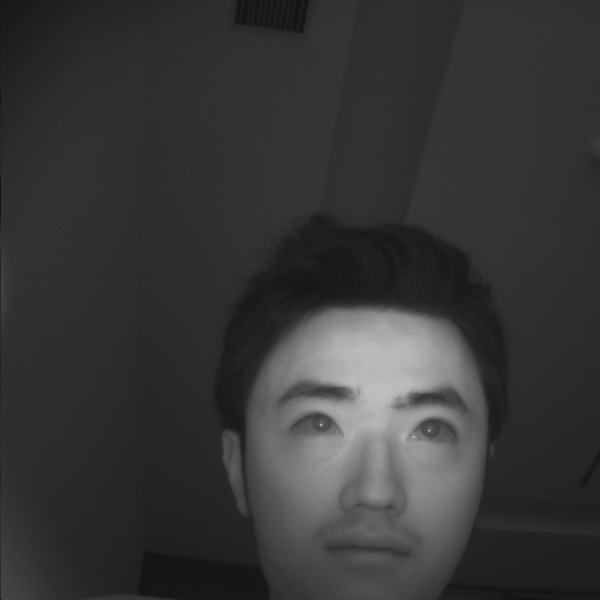
//> input picture 8.bmp, 600 x 600 px
$ ./pupil_center   (built with g++ and OpenCV 4)
//> lines starting //> are read from the running program, lines starting //| are printed output that depends on the picture; after the words box and inside, x2 and y2 are one past the last pixel; in counts of white or black regions, pixels touching at a corner belong together
#include <opencv2/opencv.hpp>
#include <iostream>
#include <fstream>
#include <vector>
#include <algorithm>

int main() {
    // Step 1: 加载明瞳和暗瞳图像
    cv::Mat image_light = cv::imread("8.bmp", cv::IMREAD_GRAYSCALE); // 明瞳图像
//> image_light is the input picture: 600 rows x 600 cols, CV_8UC1; min 0, max 198, mean 55.2
    cv::Mat image_dark = cv::imread("9.bmp", cv::IMREAD_GRAYSCALE);   // 暗瞳图像
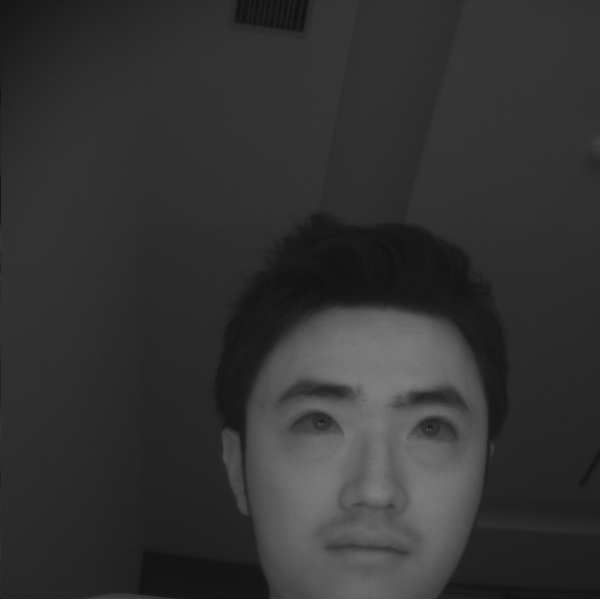
//> input picture 9.bmp, 600 x 600 px
//> image_dark is the input picture: 600 rows x 600 cols, CV_8UC1; min 0, max 255, mean 51.3

    if (image_light.empty() || image_dark.empty()) {
        std::cerr << "Error: Unable to load images!" << std::endl;
        return -1;
    }

    // Step 2: 使用明瞳图像进行眼睛检测
    // 加载眼睛检测器
    cv::CascadeClassifier eye_cascade;
    if (!eye_cascade.load("haarcascades/haarcascade_eye.xml")) { // 确保路径正确
        std::cerr << "Error: Unable to load eye cascade classifier!" << std::endl;
        return -1;
    }

    // 检测眼睛（使用明瞳图像）
    std::vector<cv::Rect> eyes;
    eye_cascade.detectMultiScale(image_light, eyes, 1.1, 4, 0, cv::Size(30, 30)); // 最小检测尺寸
//> eyes = 2 Rects (x, y, width, height): [286, 395, 56, 56], [404, 402, 54, 54]

    // 检查是否检测到眼睛
    if (eyes.empty()) {
        std::cerr << "Error: No eyes detected!" << std::endl;
        return -1;
    }

    // 按x坐标排序，确保左眼在前，右眼在后
    std::sort(eyes.begin(), eyes.end(), [](const cv::Rect& a, const cv::Rect& b) {
        return a.x < b.x;
        });

    // Step 3: 在检测到的眼睛区域内对明瞳和暗瞳图像进行处理
    cv::Mat pupil_position = image_light.clone(); // 创建一个与明瞳图像相同大小的矩阵用于显示结果

    // 创建彩色图像用于显示结果
    cv::Mat image_color;
    cv::cvtColor(image_light, image_color, cv::COLOR_GRAY2BGR);

    // 创建左右眼区域的彩色图像
    cv::Mat left_eye_result, right_eye_result;

    // 处理每个眼睛区域
    for (size_t i = 0; i < eyes.size() && i < 2; ++i) {
        const auto& eye = eyes[i];
        // 提取明瞳和暗瞳图像的眼睛区域
        cv::Mat eye_light = image_light(eye);
        cv::Mat eye_dark = image_dark(eye);

        // 创建当前眼睛区域的彩色图像
        cv::Mat eye_color;
        cv::cvtColor(eye_light, eye_color, cv::COLOR_GRAY2BGR);

        cv::imshow("pupil_position", eye_light);
        cv::imshow("pupil_position", eye_dark);
        // 明瞳减去暗瞳，得到瞳孔位置
        cv::Mat eye_pupil_position;
        cv::absdiff(eye_light, eye_dark, eye_pupil_position);

        // 将结果放回原图对应位置
        eye_pupil_position.copyTo(pupil_position(eye));
        cv::imshow("pupil", eye_pupil_position);
        // 高斯模糊，减少噪声
        cv::Mat blurred_eye;
        cv::GaussianBlur(eye_pupil_position, blurred_eye, cv::Size(5, 5), 1.5);
        cv::imshow("gaussion", blurred_eye);
        // 使用 Canny 边缘检测
        cv::Mat edges;
        cv::Canny(blurred_eye, edges, 50, 150);  // 调整阈值以适应图像
        cv::imshow("Edges", edges);

        // 查找轮廓
        std::vector<std::vector<cv::Point>> contours;
        cv::findContours(edges, contours, cv::RETR_EXTERNAL, cv::CHAIN_APPROX_SIMPLE);

        // 检查是否找到轮廓
        if (contours.empty()) {
            std::cerr << "No contours found in the eye region!" << std::endl;
            continue;
        }

        // 椭圆拟合
        for (const auto& contour : contours) {
            if (contour.size() >= 5) {  // 椭圆拟合至少需要 5 个点
                cv::RotatedRect ellipse = cv::fitEllipse(contour);
                cv::Point2f center = ellipse.center;

                // 转换为全局坐标
                cv::Point2f global_center(center.x + eye.x, center.y + eye.y);

                // 创建一个调整后的椭圆
                cv::RotatedRect adjusted_ellipse = ellipse;
                adjusted_ellipse.center.x += eye.x;
                adjusted_ellipse.center.y += eye.y;

                // 在原始彩色图像上绘制椭圆和中心点
                cv::ellipse(image_color, adjusted_ellipse, cv::Scalar(0, 255, 0), 2);  // 绿色椭圆
                cv::circle(image_color, global_center, 3, cv::Scalar(0, 0, 255), -1);  // 红色中心点

                // 在眼睛区域图像上绘制椭圆和中心点
                cv::ellipse(eye_color, ellipse, cv::Scalar(0, 255, 0), 1);  // 绿色椭圆
                cv::circle(eye_color, center, 1, cv::Scalar(0, 0, 255), -1);  // 红色中心点
            }
        }

        // 保存处理后的眼睛区域图像
        if (i == 0) {
            // 保存左眼原图（转为彩色但未绘制椭圆和中心点）
            cv::Mat left_eye_original;
            cv::cvtColor(eye_light, left_eye_original, cv::COLOR_GRAY2BGR);
            cv::imwrite("C:\\Users\\杜锦鸿\\Desktop\\论文图片\\left_eye_original_color2.jpg", left_eye_original);

            // 保存左眼绘制结果
            left_eye_result = eye_color.clone();
            cv::imwrite("C:\\Users\\杜锦鸿\\Desktop\\论文图片\\left_eye_result2.jpg", left_eye_result);
        } else {
            right_eye_result = eye_color.clone();
        }
    }
//> this loop made 2 passes
//> (eye, contours) on passes 1 to 2: (Rect(286, 395, 56, 56), 0 contours), (Rect(404, 402, 54, 54), 0 contours)
//> pass 1, `cv::Mat eye_light = image_light(eye);`:
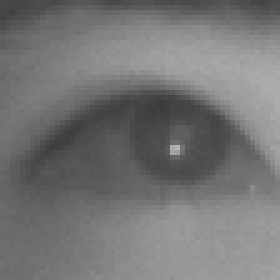
//> eye_light: 56 rows x 56 cols, CV_8UC1 (shown 5 times larger); min 60, max 178, mean 116.9
//> pass 1, `cv::Mat eye_dark = image_dark(eye);`:
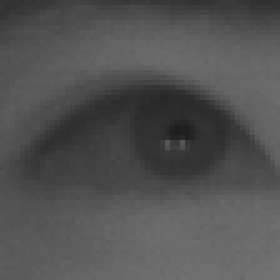
//> eye_dark: 56 rows x 56 cols, CV_8UC1 (shown 5 times larger); min 31, max 116, mean 82.3
//> pass 1, `cv::absdiff(eye_light, eye_dark, eye_pupil_position);`:
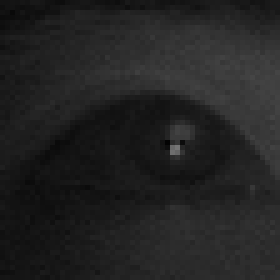
//> eye_pupil_position: 56 rows x 56 cols, CV_8UC1 (shown 5 times larger); min 3, max 117, mean 34.6
//> after the loop:
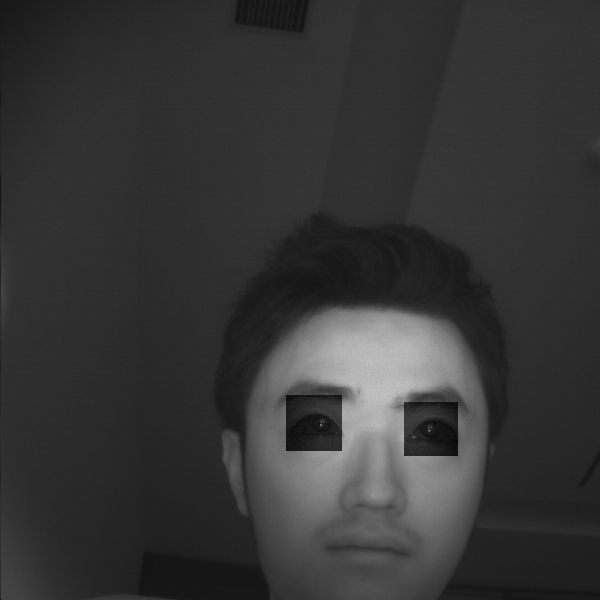
//> pupil_position: 600 rows x 600 cols, CV_8UC1; 1.68% of pixels changed, all inside (x1, y1, x2, y2) = (286, 395, 458, 456)

    // 显示结果
    cv::imshow("Original Image with Ellipses and Centers", image_color);
//> (the run ends here: the program stops with an error, at `cv::imshow("Left Eye Result", left_eye_result);`)
